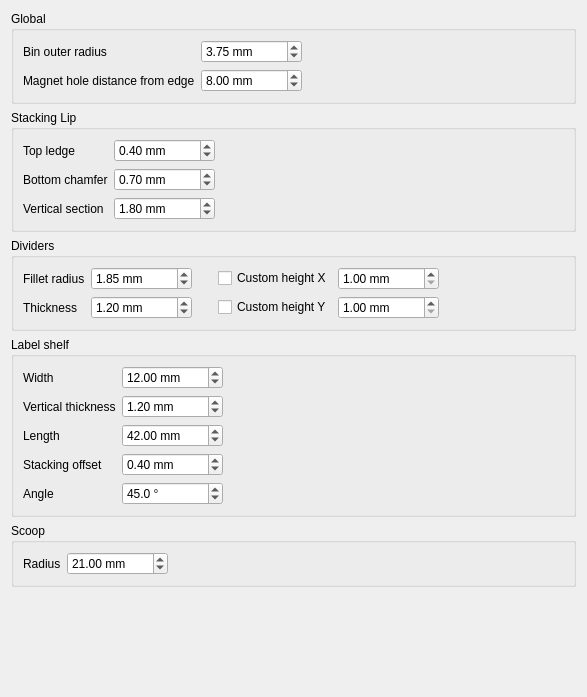
<?xml version="1.0" encoding="UTF-8"?>
<ui version="4.0">
 <class>Preferences</class>
 <widget class="QWidget" name="Preferences">
  <property name="geometry">
   <rect>
    <x>0</x>
    <y>0</y>
    <width>587</width>
    <height>697</height>
   </rect>
  </property>
  <property name="windowTitle">
   <string>Extra</string>
  </property>
  <layout class="QVBoxLayout" name="verticalLayout">
   <item>
    <widget class="QGroupBox" name="BinDefaultGroupBox">
     <property name="title">
      <string>Global</string>
     </property>
     <layout class="QGridLayout" name="gridLayout">
      <item row="0" column="1">
       <widget class="Gui::PrefDoubleSpinBox" name="BaseOuterRadiusSpinbox">
        <property name="suffix">
         <string> mm</string>
        </property>
        <property name="maximum">
         <double>10000.000000000000000</double>
        </property>
        <property name="singleStep">
         <double>0.050000000000000</double>
        </property>
        <property name="value">
         <double>3.750000000000000</double>
        </property>
        <property name="prefEntry" stdset="0">
         <cstring>BinOuterRadius</cstring>
        </property>
        <property name="prefPath" stdset="0">
         <cstring>Mod/Gridfinity</cstring>
        </property>
       </widget>
      </item>
      <item row="0" column="3">
       <spacer name="horizontalSpacer_3">
        <property name="orientation">
         <enum>Qt::Orientation::Horizontal</enum>
        </property>
        <property name="sizeHint" stdset="0">
         <size>
          <width>40</width>
          <height>20</height>
         </size>
        </property>
       </spacer>
      </item>
      <item row="0" column="2">
       <spacer name="horizontalSpacer_4">
        <property name="orientation">
         <enum>Qt::Orientation::Horizontal</enum>
        </property>
        <property name="sizeType">
         <enum>QSizePolicy::Policy::Fixed</enum>
        </property>
        <property name="sizeHint" stdset="0">
         <size>
          <width>20</width>
          <height>20</height>
         </size>
        </property>
       </spacer>
      </item>
      <item row="0" column="0">
       <widget class="QLabel" name="BaseOuterRadiusLabel">
        <property name="text">
         <string>Bin outer radius</string>
        </property>
       </widget>
      </item>
      <item row="1" column="0">
       <widget class="QLabel" name="MagnetHoleDistanceFromEdgeLabel">
        <property name="text">
         <string>Magnet hole distance from edge</string>
        </property>
       </widget>
      </item>
      <item row="1" column="1">
       <widget class="Gui::PrefDoubleSpinBox" name="MagnetHoleDistanceFromEdgeSpinbox">
        <property name="suffix">
         <string> mm</string>
        </property>
        <property name="maximum">
         <double>10000.000000000000000</double>
        </property>
        <property name="value">
         <double>8.000000000000000</double>
        </property>
        <property name="prefEntry" stdset="0">
         <cstring>MagnetHoleDistanceFromEdge</cstring>
        </property>
        <property name="prefPath" stdset="0">
         <cstring>Mod/Gridfinity</cstring>
        </property>
       </widget>
      </item>
     </layout>
    </widget>
   </item>
   <item>
    <widget class="QGroupBox" name="StackingLipGroupBox">
     <property name="title">
      <string>Stacking Lip</string>
     </property>
     <layout class="QGridLayout" name="gridLayout_2">
      <item row="0" column="0">
       <widget class="QLabel" name="StackingLipTopLedgeLabel">
        <property name="text">
         <string>Top ledge</string>
        </property>
       </widget>
      </item>
      <item row="2" column="0">
       <widget class="QLabel" name="StackingLipVerticalSectionLabel">
        <property name="text">
         <string>Vertical section</string>
        </property>
       </widget>
      </item>
      <item row="0" column="2">
       <spacer name="horizontalSpacer_6">
        <property name="orientation">
         <enum>Qt::Orientation::Horizontal</enum>
        </property>
        <property name="sizeHint" stdset="0">
         <size>
          <width>40</width>
          <height>20</height>
         </size>
        </property>
       </spacer>
      </item>
      <item row="1" column="0">
       <widget class="QLabel" name="StackingLipBottomChamferLabel">
        <property name="text">
         <string>Bottom chamfer</string>
        </property>
       </widget>
      </item>
      <item row="0" column="1">
       <widget class="Gui::PrefDoubleSpinBox" name="StackingLipTopLedgeSpinbox">
        <property name="suffix">
         <string> mm</string>
        </property>
        <property name="maximum">
         <double>10000.000000000000000</double>
        </property>
        <property name="singleStep">
         <double>0.050000000000000</double>
        </property>
        <property name="value">
         <double>0.400000000000000</double>
        </property>
        <property name="prefEntry" stdset="0">
         <cstring>StackingLipTopLedge</cstring>
        </property>
        <property name="prefPath" stdset="0">
         <cstring>Mod/Gridfinity</cstring>
        </property>
       </widget>
      </item>
      <item row="1" column="1">
       <widget class="Gui::PrefDoubleSpinBox" name="StackingLipBottomChamferSpinbox">
        <property name="suffix">
         <string> mm</string>
        </property>
        <property name="maximum">
         <double>10000.000000000000000</double>
        </property>
        <property name="singleStep">
         <double>0.050000000000000</double>
        </property>
        <property name="value">
         <double>0.700000000000000</double>
        </property>
        <property name="prefEntry" stdset="0">
         <cstring>StackingLipBottomChamfer</cstring>
        </property>
        <property name="prefPath" stdset="0">
         <cstring>Mod/Gridfinity</cstring>
        </property>
       </widget>
      </item>
      <item row="2" column="1">
       <widget class="Gui::PrefDoubleSpinBox" name="StackingLipVerticalSectionSpinbox">
        <property name="suffix">
         <string> mm</string>
        </property>
        <property name="maximum">
         <double>10000.000000000000000</double>
        </property>
        <property name="singleStep">
         <double>0.100000000000000</double>
        </property>
        <property name="value">
         <double>1.800000000000000</double>
        </property>
        <property name="prefEntry" stdset="0">
         <cstring>StackingLipVerticalSection</cstring>
        </property>
        <property name="prefPath" stdset="0">
         <cstring>Mod/Gridfinity</cstring>
        </property>
       </widget>
      </item>
     </layout>
    </widget>
   </item>
   <item>
    <widget class="QGroupBox" name="DividerGroupBox">
     <property name="title">
      <string>Dividers</string>
     </property>
     <layout class="QGridLayout" name="gridLayout_4">
      <item row="1" column="1">
       <widget class="Gui::PrefDoubleSpinBox" name="DividerFiletRadiusSpinbox">
        <property name="suffix">
         <string> mm</string>
        </property>
        <property name="maximum">
         <double>10000.000000000000000</double>
        </property>
        <property name="singleStep">
         <double>0.050000000000000</double>
        </property>
        <property name="value">
         <double>1.850000000000000</double>
        </property>
        <property name="prefEntry" stdset="0">
         <cstring>DividerFilletRadius</cstring>
        </property>
        <property name="prefPath" stdset="0">
         <cstring>Mod/Gridfinity</cstring>
        </property>
       </widget>
      </item>
      <item row="2" column="1">
       <widget class="Gui::PrefDoubleSpinBox" name="DividerThicknessSpinbox">
        <property name="suffix">
         <string> mm</string>
        </property>
        <property name="maximum">
         <double>10000.000000000000000</double>
        </property>
        <property name="singleStep">
         <double>0.100000000000000</double>
        </property>
        <property name="value">
         <double>1.200000000000000</double>
        </property>
        <property name="prefEntry" stdset="0">
         <cstring>DividerThickness</cstring>
        </property>
        <property name="prefPath" stdset="0">
         <cstring>Mod/Gridfinity</cstring>
        </property>
       </widget>
      </item>
      <item row="1" column="2">
       <spacer name="horizontalSpacer">
        <property name="orientation">
         <enum>Qt::Orientation::Horizontal</enum>
        </property>
        <property name="sizeType">
         <enum>QSizePolicy::Policy::Fixed</enum>
        </property>
        <property name="sizeHint" stdset="0">
         <size>
          <width>20</width>
          <height>20</height>
         </size>
        </property>
       </spacer>
      </item>
      <item row="2" column="0">
       <widget class="QLabel" name="DividerThicknessLabel">
        <property name="text">
         <string>Thickness</string>
        </property>
       </widget>
      </item>
      <item row="1" column="0">
       <widget class="QLabel" name="DividerFilletRadiusLabel">
        <property name="text">
         <string>Fillet radius</string>
        </property>
       </widget>
      </item>
      <item row="1" column="5">
       <spacer name="horizontalSpacer_7">
        <property name="orientation">
         <enum>Qt::Orientation::Horizontal</enum>
        </property>
        <property name="sizeHint" stdset="0">
         <size>
          <width>40</width>
          <height>20</height>
         </size>
        </property>
       </spacer>
      </item>
      <item row="1" column="4">
       <widget class="Gui::PrefDoubleSpinBox" name="doubleSpinBox_2">
        <property name="suffix">
         <string> mm</string>
        </property>
        <property name="minimum">
         <double>1.000000000000000</double>
        </property>
        <property name="maximum">
         <double>10000.000000000000000</double>
        </property>
        <property name="prefEntry" stdset="0">
         <cstring>DividerCustomXHeight</cstring>
        </property>
        <property name="prefPath" stdset="0">
         <cstring>Mod/Gridfinity</cstring>
        </property>
       </widget>
      </item>
      <item row="2" column="4">
       <widget class="Gui::PrefDoubleSpinBox" name="doubleSpinBox_3">
        <property name="suffix">
         <string> mm</string>
        </property>
        <property name="minimum">
         <double>1.000000000000000</double>
        </property>
        <property name="maximum">
         <double>10000.000000000000000</double>
        </property>
        <property name="prefEntry" stdset="0">
         <cstring>DividerCustomYHeight</cstring>
        </property>
        <property name="prefPath" stdset="0">
         <cstring>Mod/Gridfinity</cstring>
        </property>
       </widget>
      </item>
      <item row="1" column="3">
       <widget class="Gui::PrefCheckBox" name="checkBox">
        <property name="text">
         <string>Custom height X</string>
        </property>
        <property name="prefEntry" stdset="0">
         <cstring>DividerCustomX</cstring>
        </property>
        <property name="prefPath" stdset="0">
         <cstring>Mod/Gridfinity</cstring>
        </property>
       </widget>
      </item>
      <item row="2" column="3">
       <widget class="Gui::PrefCheckBox" name="checkBox_2">
        <property name="text">
         <string>Custom height Y</string>
        </property>
        <property name="prefEntry" stdset="0">
         <cstring>DividerCustomY</cstring>
        </property>
        <property name="prefPath" stdset="0">
         <cstring>Mod/Gridfinity</cstring>
        </property>
       </widget>
      </item>
     </layout>
    </widget>
   </item>
   <item>
    <widget class="QGroupBox" name="PartsBinLabelShelfGroupBox">
     <property name="title">
      <string>Label shelf</string>
     </property>
     <layout class="QGridLayout" name="gridLayout_7">
      <item row="3" column="0">
       <widget class="QLabel" name="PartsBinLabelShelfStackingOffsetLabel">
        <property name="text">
         <string>Stacking offset</string>
        </property>
       </widget>
      </item>
      <item row="2" column="0">
       <widget class="QLabel" name="PartsBinLabelShelfLengthLabel">
        <property name="text">
         <string>Length</string>
        </property>
       </widget>
      </item>
      <item row="2" column="1">
       <widget class="Gui::PrefDoubleSpinBox" name="PartsBinLabelShelfLengthSpinbox">
        <property name="suffix">
         <string> mm</string>
        </property>
        <property name="maximum">
         <double>10000.000000000000000</double>
        </property>
        <property name="singleStep">
         <double>1.000000000000000</double>
        </property>
        <property name="value">
         <double>42.000000000000000</double>
        </property>
        <property name="prefEntry" stdset="0">
         <cstring>LabelShelfLength</cstring>
        </property>
        <property name="prefPath" stdset="0">
         <cstring>Mod/Gridfinity</cstring>
        </property>
       </widget>
      </item>
      <item row="4" column="1">
       <widget class="Gui::PrefDoubleSpinBox" name="PartsBinLabelShelfAngleSpinbox">
        <property name="suffix">
         <string> °</string>
        </property>
        <property name="decimals">
         <number>1</number>
        </property>
        <property name="maximum">
         <double>90.000000000000000</double>
        </property>
        <property name="singleStep">
         <double>5.000000000000000</double>
        </property>
        <property name="value">
         <double>45.000000000000000</double>
        </property>
        <property name="prefEntry" stdset="0">
         <cstring>LabelShelfAngle</cstring>
        </property>
        <property name="prefPath" stdset="0">
         <cstring>Mod/Gridfinity</cstring>
        </property>
       </widget>
      </item>
      <item row="3" column="1">
       <widget class="Gui::PrefDoubleSpinBox" name="PartsBinLabelShelfStackingOffsetSpinbox">
        <property name="suffix">
         <string> mm</string>
        </property>
        <property name="maximum">
         <double>10000.000000000000000</double>
        </property>
        <property name="singleStep">
         <double>0.100000000000000</double>
        </property>
        <property name="value">
         <double>0.400000000000000</double>
        </property>
        <property name="prefEntry" stdset="0">
         <cstring>LabelShelfStackingOffset</cstring>
        </property>
        <property name="prefPath" stdset="0">
         <cstring>Mod/Gridfinity</cstring>
        </property>
       </widget>
      </item>
      <item row="1" column="0">
       <widget class="QLabel" name="PartsBinLabelShelfVerticalThicknessLabel">
        <property name="text">
         <string>Vertical thickness</string>
        </property>
       </widget>
      </item>
      <item row="4" column="0">
       <widget class="QLabel" name="PartsBinLabelShelfAngleLabel">
        <property name="text">
         <string>Angle</string>
        </property>
       </widget>
      </item>
      <item row="0" column="1">
       <widget class="Gui::PrefDoubleSpinBox" name="PartsBinLabelShelfWidthSpinbox">
        <property name="suffix">
         <string> mm</string>
        </property>
        <property name="maximum">
         <double>10000.000000000000000</double>
        </property>
        <property name="value">
         <double>12.000000000000000</double>
        </property>
        <property name="prefEntry" stdset="0">
         <cstring>LabelShelfWidth</cstring>
        </property>
        <property name="prefPath" stdset="0">
         <cstring>Mod/Gridfinity</cstring>
        </property>
       </widget>
      </item>
      <item row="0" column="0">
       <widget class="QLabel" name="PartsBinLabelShelfWidthLabel">
        <property name="text">
         <string>Width</string>
        </property>
       </widget>
      </item>
      <item row="1" column="1">
       <widget class="Gui::PrefDoubleSpinBox" name="PartsBinLabelShelfVerticalThicknessSpinbox">
        <property name="suffix">
         <string> mm</string>
        </property>
        <property name="maximum">
         <double>10000.000000000000000</double>
        </property>
        <property name="singleStep">
         <double>0.100000000000000</double>
        </property>
        <property name="value">
         <double>1.200000000000000</double>
        </property>
        <property name="prefEntry" stdset="0">
         <cstring>LabelShelfVerticalThickness</cstring>
        </property>
        <property name="prefPath" stdset="0">
         <cstring>Mod/Gridfinity</cstring>
        </property>
       </widget>
      </item>
      <item row="0" column="2">
       <spacer name="horizontalSpacer_9">
        <property name="orientation">
         <enum>Qt::Orientation::Horizontal</enum>
        </property>
        <property name="sizeHint" stdset="0">
         <size>
          <width>40</width>
          <height>20</height>
         </size>
        </property>
       </spacer>
      </item>
     </layout>
    </widget>
   </item>
   <item>
    <widget class="QGroupBox" name="groupBox">
     <property name="title">
      <string>Scoop</string>
     </property>
     <layout class="QGridLayout" name="gridLayout_6">
      <item row="1" column="1">
       <widget class="Gui::PrefDoubleSpinBox" name="doubleSpinBox">
        <property name="suffix">
         <string> mm</string>
        </property>
        <property name="maximum">
         <double>10000.000000000000000</double>
        </property>
        <property name="value">
         <double>21.000000000000000</double>
        </property>
        <property name="prefEntry" stdset="0">
         <cstring>ScoopRadius</cstring>
        </property>
        <property name="prefPath" stdset="0">
         <cstring>Mod/Gridfinity</cstring>
        </property>
       </widget>
      </item>
      <item row="1" column="0">
       <widget class="QLabel" name="label">
        <property name="text">
         <string>Radius</string>
        </property>
       </widget>
      </item>
      <item row="1" column="2">
       <spacer name="horizontalSpacer_8">
        <property name="orientation">
         <enum>Qt::Orientation::Horizontal</enum>
        </property>
        <property name="sizeHint" stdset="0">
         <size>
          <width>40</width>
          <height>20</height>
         </size>
        </property>
       </spacer>
      </item>
     </layout>
    </widget>
   </item>
   <item>
    <spacer name="verticalSpacer">
     <property name="orientation">
      <enum>Qt::Orientation::Vertical</enum>
     </property>
     <property name="sizeHint" stdset="0">
      <size>
       <width>20</width>
       <height>40</height>
      </size>
     </property>
    </spacer>
   </item>
  </layout>
 </widget>
 <customwidgets>
  <customwidget>
   <class>Gui::PrefCheckBox</class>
   <extends>QCheckBox</extends>
   <header>Gui/PrefWidgets.h</header>
  </customwidget>
  <customwidget>
   <class>Gui::PrefDoubleSpinBox</class>
   <extends>QDoubleSpinBox</extends>
   <header>Gui/PrefWidgets.h</header>
  </customwidget>
 </customwidgets>
 <resources/>
 <connections>
  <connection>
   <sender>checkBox</sender>
   <signal>toggled(bool)</signal>
   <receiver>doubleSpinBox_2</receiver>
   <slot>setEnabled(bool)</slot>
   <hints>
    <hint type="sourcelabel">
     <x>327</x>
     <y>272</y>
    </hint>
    <hint type="destinationlabel">
     <x>415</x>
     <y>274</y>
    </hint>
   </hints>
  </connection>
  <connection>
   <sender>checkBox_2</sender>
   <signal>toggled(bool)</signal>
   <receiver>doubleSpinBox_3</receiver>
   <slot>setEnabled(bool)</slot>
   <hints>
    <hint type="sourcelabel">
     <x>314</x>
     <y>304</y>
    </hint>
    <hint type="destinationlabel">
     <x>387</x>
     <y>306</y>
    </hint>
   </hints>
  </connection>
 </connections>
</ui>
